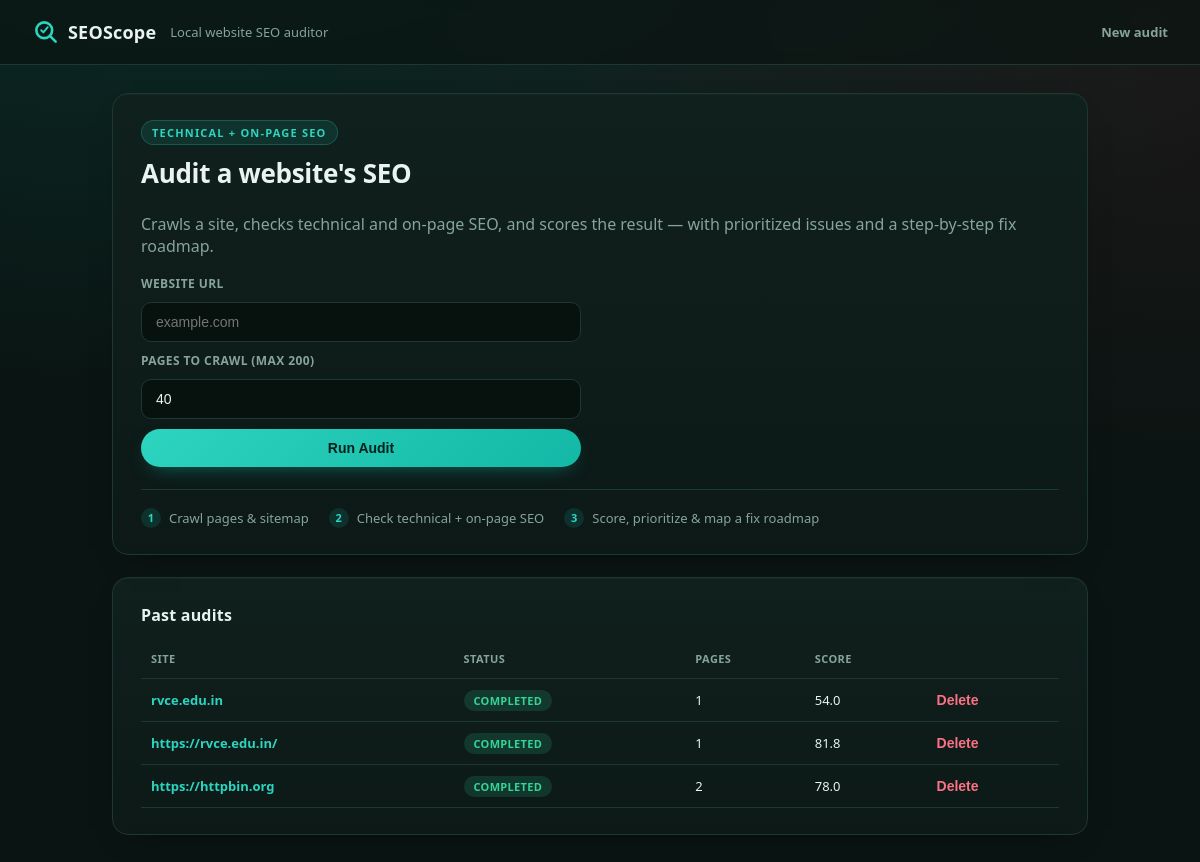
The page / on the database its author committed.
### tables this page shows
CREATE TABLE audits (
    id INTEGER PRIMARY KEY AUTOINCREMENT,
    root_url TEXT NOT NULL,
    status TEXT NOT NULL DEFAULT 'running',
    started_at REAL NOT NULL,
    finished_at REAL,
    pages_crawled INTEGER DEFAULT 0,
    max_pages INTEGER DEFAULT 0,
    overall_score REAL,
    category_scores TEXT,
    error TEXT
);

### seoscope/app.py (the view)
@app.get("/", response_class=HTMLResponse)
def index(request: Request):
    audits = db.list_audits()
    return templates.TemplateResponse("index.html", {
        "request": request, "audits": audits, "default_max_pages": DEFAULT_MAX_PAGES,
        "max_max_pages": MAX_MAX_PAGES,
    })

### templates/index.html (shortened to what this page needs)
{% extends "layout.html" %}
{% block content %}
<section class="card hero">
  <span class="eyebrow">Technical + on-page SEO</span>
  <h1>Audit a website's SEO</h1>
  <p class="muted">Crawls a site, checks technical and on-page SEO, and scores the result —
    with prioritized issues and a step-by-step fix roadmap.</p>
  <form method="post" action="/audits" class="audit-form">
    <label for="url">Website URL</label>
    <input id="url" name="url" type="text" placeholder="example.com" required>
    <label for="max_pages">Pages to crawl (max {{ max_max_pages }})</label>
    <input id="max_pages" name="max_pages" type="number" min="1" max="{{ max_max_pages }}" value="{{ default_max_pages }}">
    <button type="submit">Run Audit</button>
  </form>
  <ol class="how-it-works">
    <li><span class="step-num">1</span> Crawl pages &amp; sitemap</li>
    <li><span class="step-num">2</span> Check technical + on-page SEO</li>
    <li><span class="step-num">3</span> Score, prioritize &amp; map a fix roadmap</li>
  </ol>
</section>
<section class="card">
  <h2>Past audits</h2>
  {% if audits %}
  <table class="audits-table">
    <thead>
      <tr><th>Site</th><th>Status</th><th>Pages</th><th>Score</th><th></th></tr>
    </thead>
    <tbody>
      {% for a in audits %}
      <tr>
        <td><a href="/audits/{{ a.id }}">{{ a.root_url }}</a></td>
        <td><span class="badge status-{{ a.status }}">{{ a.status }}</span></td>
        <td>{{ a.pages_crawled or '-' }}</td>
        <td>{{ a.overall_score if a.overall_score is not none else '-' }}</td>
        <td>
          <form method="post" action="/audits/{{ a.id }}/delete" onsubmit="return confirm('Delete this audit?');">
            <button type="submit" class="link-btn">Delete</button>
          </form>
        </td>
      </tr>
      {% endfor %}
    </tbody>
  </table>
  {% else %}
  <p class="muted">No audits yet. Run your first one above.</p>
  {% endif %}
</section>
{% endblock %}

### static/style.css (style rules this page uses)
:root { --bg: #0a1412; --bg-grad: radial-gradient(1200px 500px at 15% -10%, rgba(20, 184, 166, 0.14), transparent), radial-gradient(900px 500px at 100% 0%, rgba(244, 63, 94, 0.08), transparent); --card: #10201d; --card-alt: #0c1917; --border: #1d3733; --text: #e9f3f0; --muted: #86a39c; --accent: #14b8a6; --accent-strong: #2dd4bf; --accent-contrast: #04211d; --critical: #fb7185; --warning: #f59e0b; --info: #38bdf8; --good: #34d399; --radius-lg: 16px; --radius-md: 10px; }
* { box-sizing: border-box; }
body { background-color: var(--bg); background-image: var(--bg-grad); background-attachment: fixed; color: var(--text); font-family: "Segoe UI", -apple-system, BlinkMacSystemFont, Roboto, sans-serif; margin: 0; }
.card { background: linear-gradient(180deg, var(--card), var(--card-alt)); border: 1px solid var(--border); border-radius: var(--radius-lg); padding: 26px 28px; margin-bottom: 22px; box-shadow: 0 1px 0 rgba(255, 255, 255, 0.03) inset, 0 12px 30px -20px rgba(0, 0, 0, 0.6); }
h1 { margin-top: 0; font-size: 26px; letter-spacing: -0.3px; }
h2 { font-size: 16px; letter-spacing: 0.2px; margin-top: 0; color: var(--text); }
.muted { color: var(--muted); }
.hero { position: relative; overflow: hidden; }
.eyebrow { display: inline-block; font-size: 11px; font-weight: 700; letter-spacing: 1.2px; text-transform: uppercase; color: var(--accent-strong); background: rgba(20, 184, 166, 0.12); border: 1px solid rgba(45, 212, 191, 0.25); padding: 4px 10px; border-radius: 999px; margin-bottom: 10px; }
.audit-form { display: flex; flex-direction: column; gap: 10px; max-width: 440px; margin-top: 18px; }
.audit-form label { font-size: 12px; font-weight: 600; color: var(--muted); text-transform: uppercase; letter-spacing: 0.4px; }
.audit-form input { background: #07120f; border: 1px solid var(--border); color: var(--text); padding: 11px 14px; border-radius: var(--radius-md); font-size: 14px; }
button, .btn { background: linear-gradient(135deg, var(--accent-strong), var(--accent)); color: var(--accent-contrast); border: none; border-radius: 999px; padding: 11px 20px; font-size: 14px; font-weight: 700; cursor: pointer; text-decoration: none; display: inline-block; box-shadow: 0 8px 20px -10px rgba(20, 184, 166, 0.6); }
.link-btn { background: none; color: var(--critical); border: none; cursor: pointer; padding: 0; font-weight: 600; }
.how-it-works { display: flex; gap: 20px; list-style: none; margin: 22px 0 0; padding: 0; flex-wrap: wrap; border-top: 1px solid var(--border); padding-top: 18px; }
.how-it-works li { display: flex; align-items: center; gap: 8px; font-size: 13px; color: var(--muted); }
.step-num { width: 20px; height: 20px; border-radius: 50%; background: rgba(20, 184, 166, 0.15); color: var(--accent-strong); font-size: 11px; font-weight: 700; display: inline-flex; align-items: center; justify-content: center; flex-shrink: 0; }
.audits-table, .issues-table, .pages-table { width: 100%; border-collapse: collapse; }
.audits-table th, .audits-table td, .issues-table th, .issues-table td, .pages-table th, .pages-table td { border-bottom: 1px solid var(--border); padding: 12px 10px; text-align: left; font-size: 13px; vertical-align: top; }
.audits-table th, .issues-table th, .pages-table th { color: var(--muted); font-size: 11px; text-transform: uppercase; letter-spacing: 0.4px; font-weight: 700; }
.audits-table a { color: var(--accent-strong); text-decoration: none; font-weight: 600; }
.badge { padding: 3px 10px; border-radius: 999px; font-size: 11px; text-transform: uppercase; font-weight: 700; letter-spacing: 0.3px; }
.status-completed { background: rgba(52, 211, 153, 0.15); color: var(--good); }

### rows shown on the page
audits: root_url "rvce.edu.in", status "COMPLETED", pages_crawled "1", overall_score "54.0"
audits: root_url "https://rvce.edu.in/", status "COMPLETED", pages_crawled "1", overall_score "81.8"
audits: root_url "https://httpbin.org", status "COMPLETED", pages_crawled "2", overall_score "78.0"

### other values the page prints
{{ max_max_pages }} "200"
